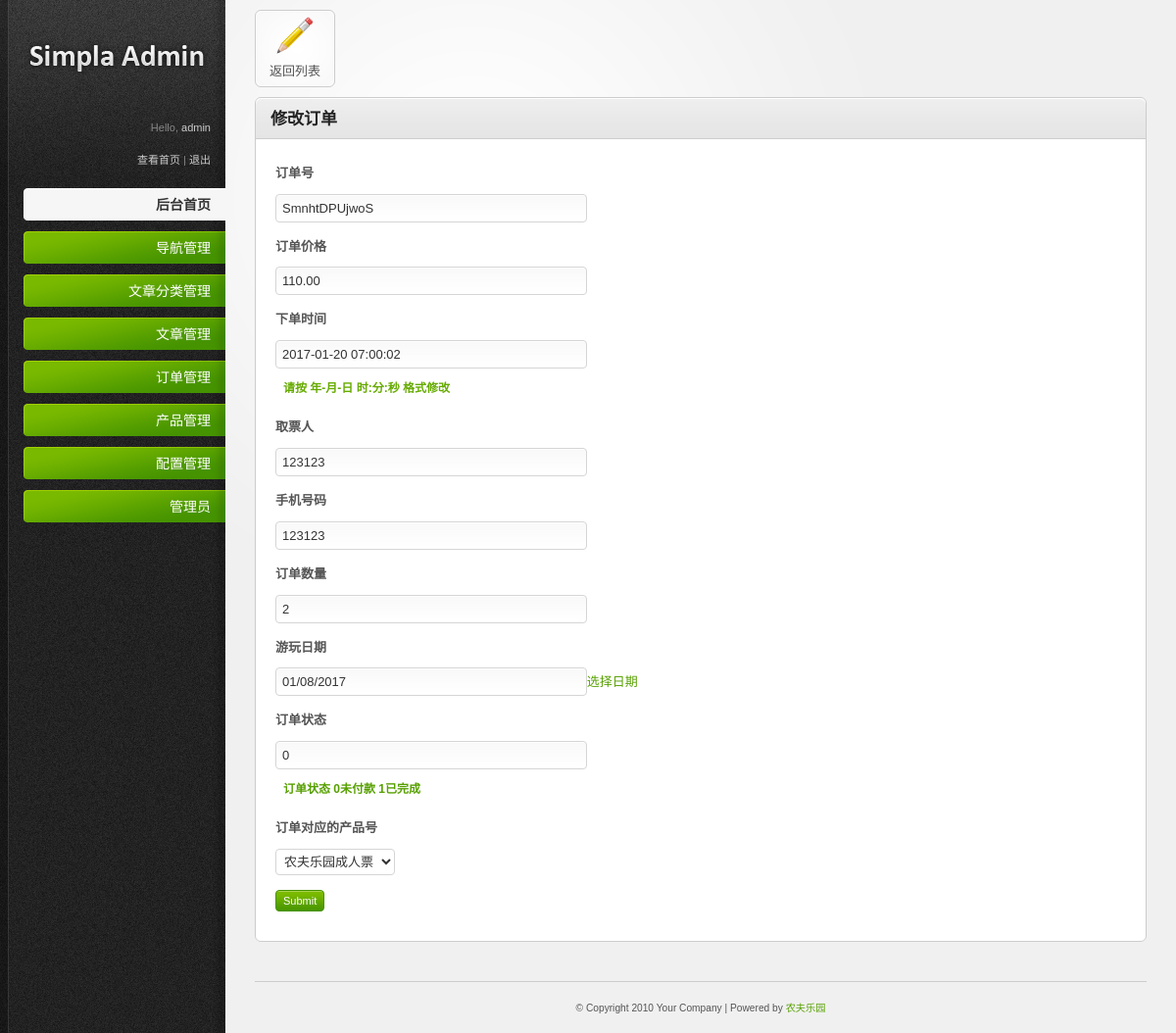
Screenshot of /admin/order_edit.php?order_id=2 (signed in) with the database file from the repository.
### tables this page shows
CREATE TABLE `pre_order` (
  `order_id` int(11) NOT NULL AUTO_INCREMENT,
  `order_sn` varchar(20) DEFAULT NULL COMMENT '订单号',
  `order_price` decimal(10,2) DEFAULT NULL COMMENT '订单价格',
  `order_time` int(11) DEFAULT NULL COMMENT '下单时间',
  `order_username` varchar(45) DEFAULT NULL COMMENT '取票人',
  `order_phone` varchar(60) DEFAULT NULL COMMENT '手机号码',
  `order_number` int(11) DEFAULT NULL COMMENT '订单数量',
  `order_date` int(11) DEFAULT NULL COMMENT '游玩日期',
  `order_state` int(11) DEFAULT NULL COMMENT '0未付款 1已完成',
  `product_id` int(11) NOT NULL,
  PRIMARY KEY (`order_id`)
);

CREATE TABLE `pre_product` (
  `product_id` int(11) NOT NULL AUTO_INCREMENT,
  `product_name` varchar(45) DEFAULT NULL COMMENT '产品名称',
  `product_price` decimal(10,2) DEFAULT NULL COMMENT '产品价格',
  `product_desc` text COMMENT '描述内容',
  `product_content` text COMMENT '正文内容',
  `product_time` int(11) DEFAULT NULL COMMENT '添加时间',
  `product_date` varchar(200) DEFAULT NULL COMMENT '服务日期',
  `product_address` varchar(255) DEFAULT NULL COMMENT '地址\n',
  `product_promise` text COMMENT '服务承诺',
  `product_img` varchar(255) NOT NULL,
  PRIMARY KEY (`product_id`)
);

### include/init.php (called while the page is built, shortened)
<?php
    $conn = mysql_connect("localhost","root","root");
    $pre_ ="pre_";
    include("extends_helper.php");
?>

### include/extends_helper.php (called while the page is built, shortened)
<?php
function getAll($sql){
	global $conn;
	$res=mysql_query($sql,$conn);
	$data=array();
	if($res && mysql_num_rows($res)){
		while($arr=mysql_fetch_assoc($res)){
			$data[]=$arr;
		}
	}
	return $data;
}
function getOne($sql){
	global $conn;
	$result=mysql_query($sql,$conn);
	$data=array();
	if($result && mysql_num_rows($result)>0){
		$data=mysql_fetch_assoc($result);
	}
	return $data;
}

### admin/order_edit.php (the view, shortened to what this page needs)
<?php
    include("../include/init.php");
    $order_id = isset($_GET['order_id']) ? $_GET['order_id'] : 0;
    $sql = "SELECT * FROM {$pre_}product";
    $product_list = getAll($sql);
    $sql = "SELECT * FROM {$pre_}order WHERE order_id = $order_id";
    $order_one = getOne($sql);
?>
<!DOCTYPE html PUBLIC "-//W3C//DTD XHTML 1.0 Strict//EN" "http://www.w3.org/TR/xhtml1/DTD/xhtml1-strict.dtd">
<html xmlns="http://www.w3.org/1999/xhtml">
<head>
<link rel="stylesheet" href="../static/admin/css/reset.css" type="text/css" media="screen" />
<link rel="stylesheet" href="../static/admin/css/style.css" type="text/css" media="screen" />
<link rel="stylesheet" href="../static/admin/css/invalid.css" type="text/css" media="screen" />
<link rel="stylesheet" href="../static/css/style-validForm.css" type="text/css" media="screen" />
<link rel="stylesheet" href="../static/plugin/datePicker/datePicker.css" type="text/css" media="screen" />
<link rel="stylesheet" href="../include/kindeditor/themes/default/default.css" />
</head>
<body>
<div id="body-wrapper">
  <div id="sidebar">
     <?php include("menu.php");?>
  </div>
  <div id="main-content">
    <ul class="shortcut-buttons-set">
      <li><a class="shortcut-button" href="order_list.php"><span> <img src="../static/admin/images/icons/pencil_48.png" alt="icon" /><br />
        返回列表</span></a></li>
    </ul>
    <div class="content-box">
      <div class="content-box-header">
        <h3>修改订单</h3>
      </div>
      <div class="content-box-content">
        <div class="tab-content default-tab" id="tab2">
          <form action="#" method="post" enctype="multipart/form-data" class="nav_form">
            <fieldset>
                <p>
                  <label>订单号</label>
                 <input class="text-input small-input" datatype="/^[a-zA-Z]{1,12}$/" nullmsg="请填写大小字母1-12位" type="text" id="small-input" name="order_sn" value="<?php echo $order_one['order_sn'];?>" />
                </p>
                <p>
                  <label>订单价格</label>
                  <input class="text-input small-input" datatype="/^[0-9]+([.]{1}[0-9]{2}){0,1}$/" nullmsg="产品价格填写错误,应填写无小数点或者00.00格式" type="text" id="small-input" name="order_price" value="<?php echo $order_one['order_price'];?>" />
                </p>
                <p>
                  <label>下单时间</label>
                  <input class="text-input small-input" datatype="*1-20" nullmsg="请填写1-20位" type="text" id="small-input" name="order_time" value="<?php echo date("Y-m-d H:i:s",$order_one['order_time']);?>" />
                   <div style="display:inline; color: #66ab00;font-weight: 600;" class="Validform_checktip">请按 年-月-日 时:分:秒 格式修改</div>
                </p>
                <p>
                  <label>取票人</label>
                  <input class="text-input small-input" datatype="*1-20" nullmsg="请填写1-20位" type="text" id="small-input" name="order_username" value="<?php echo $order_one['order_username'];?>" />
                </p>
                <p>
                  <label>手机号码</label>
                  <input class="text-input small-input" datatype="n" nullmsg="不能为空" type="number" id="small-input" name="order_phone" value="<?php echo $order_one['order_phone'];?>" />
                </p>
                <p>
                  <label>订单数量</label>
                  <input class="text-input small-input" datatype="*1-20" nullmsg="请填写1-20位" type="number" id="small-input" name="order_number" value="<?php echo $order_one['order_number'];?>" />
                </p>
                <p>
                  <label>游玩日期</label>
                   <input class="text-input small-input" plugin="datepicker" id="small-input" name="order_date" value="<?php echo date("m/d/Y",$order_one['order_date']);?>" />
                </p>
                <p>
                  <label>订单状态</label>
                  <input class="text-input small-input" datetype="*1" nullmsg="0未付款 1已完成" type="number" id="small-input" name="order_state" value="<?php echo $order_one['order_state'];?>" />
                  <div style="display:inline;color: #57a000; font-weight: 600;" class="Validform_checktip">订单状态 0未付款 1已完成</div>
                </p>
                <p>
                  <label>订单对应的产品号</label>
                  <select name="product_id" id="">
                      <?php foreach($product_list as $item) {?>
                      <option <?php echo $order_one['product_id'] == $item['product_id']?"selected":"";?> value="<?php echo $item['product_id'];?>"><?php echo $item['product_name'];?></option>
                      <?php }?>
                  </select>
                </p>
                <p>
                  <input class="button" type="submit" value="Submit" />
                </p>
            </fieldset>
          </form>
        </div>
      </div>
    </div>
    <div id="footer" style="text-align: center;">
        <small>
          &#169; Copyright 2010 Your Company | Powered by <a href="#">农夫乐园</a>
        </small>
    </div>
  </div>
</div>
</body>
</html>

### static/admin/css/style.css (style rules this page uses)
html { font-size: 100%; height: 100%; margin-bottom: 1px; }
body { font-family: Arial, Helvetica, sans-serif; color: #555; background: #f0f0f0 url('../images/bg-body.gif') top left repeat-y; font-size: 12px; }
#body-wrapper { background: url('../images/bg-radial-gradient.gif') fixed 230px top no-repeat; }
h1, h2, h3, h4, h5, h6 { font-family: Helvetica, Arial, sans-serif; color: #222; font-weight: bold; }
h3 { font-size: 17px; padding: 0 0 10px 0; }
a { color: #57a000; text-decoration: none; }
small { font-size: 0.85em; }
p { padding: 5px 0 10px 0; line-height: 1.6em; }
.button { font-family: Verdana, Arial, sans-serif; display: inline-block; background: #459300 url('../images/bg-button-green.gif') top left repeat-x !important; border: 1px solid #459300 !important; padding: 4px 7px 4px 7px !important; color: #fff !important; font-size: 11px !important; cursor: pointer; }
#sidebar { background: url('../images/bg-sidebar.gif') top left no-repeat; width: 230px; height: 100%; position: absolute; left: 0; top: 0; color: #888; font-size: 11px; }
#main-content { margin: 0 30px 0 260px; }
#footer { border-top: 1px solid #ccc; margin: 40px 0 0 0; padding: 20px 0; font-size: 12px; }
#main-content ul, #main-content ol { padding: 10px 0; }
#main-content ul li { background: url('../images/icons/bullet_black.png') center left no-repeat; padding: 4px 0 4px 20px; }
.content-box { border: 1px solid #ccc; margin: 0 0 20px 0; background: #fff; }
.content-box-header { background: #e5e5e5 url('../images/bg-content-box.gif') top left repeat-x; margin-top: 1px; height: 40px; }
.content-box-header h3 { padding: 12px 15px 10px; float: left; }
.content-box-content { padding: 20px; font-size: 13px; border-top: 1px solid #ccc; }
.shortcut-button { border: 1px solid #ccc; background: #f7f7f7 url('../images/shortcut-button-bg.gif') top left no-repeat; display: block; width: 80px; margin: 0 0 10px 0; }
.shortcut-button span { border: 1px solid #fff; display:block; padding: 0px 0px 5px 0px; text-align: center; color: #555; font-size: 13px; line-height: 1.3em; }
ul.shortcut-buttons-set li { float: left; margin: 0 15px 0 0; padding: 0 !important; background: 0; }
form label { display: block; padding: 0 0 10px; font-weight: bold; }
form input.text-input, form select, form textarea, form .wysiwyg { padding: 6px; font-size: 13px; background: #fff url('../images/bg-form-field.gif') top left repeat-x; border: 1px solid #d5d5d5; color: #333; }
form .small-input { width: 35% !important; }
form select { padding: 4px; background: #fff; }

### static/admin/css/invalid.css (style rules this page uses)
.button, #main-content table tfoot td .bulk-actions select, .pagination a.number, form input.text-input, form textarea, form .wysiwyg, form select, .dp-popup { -moz-border-radius: 4px; -webkit-border-radius: 4px; border-radius: 4px; }
.content-box, .content-box-header, ul.content-box-tabs li a.current, .shortcut-button, .notification { -moz-border-radius: 6px; -webkit-border-radius: 6px; border-radius: 6px; }
.content-box-header { -moz-border-radius-bottomleft: 0; -moz-border-radius-bottomright: 0; -webkit-border-bottom-left-radius: 0; -webkit-border-bottom-right-radius: 0; border-bottom-left-radius: 0; border-bottom-right-radius: 0; }
.shortcut-button span { -moz-border-radius: 7px; -webkit-border-radius: 7px; border-radius: 7px; }

### static/css/style-validForm.css (style rules this page uses)
.Validform_checktip { margin-left:8px; line-height:20px; height:20px; overflow:hidden; color:#999; font-size:12px; }

### rows the page displays
pre_order: order_sn "SmnhtDPUjwoS", order_price "110.00", order_time "2017-01-20 07:00:02", order_username "123123", order_phone "123123", order_number "2", order_date "01/08/2017", order_state "0", product_id "农夫乐园成人票"

### other values shown
$_SESSION['admin_name'] "admin"
